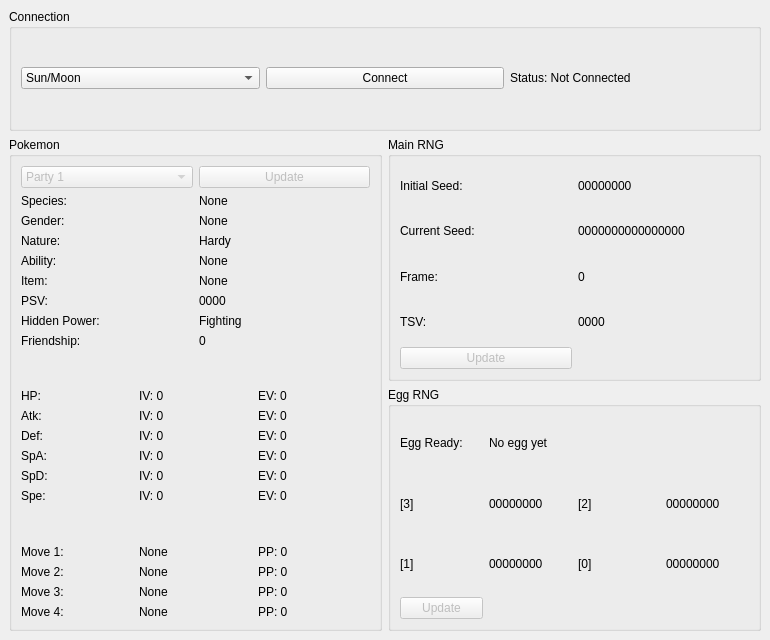
<?xml version="1.0" encoding="UTF-8"?>
<ui version="4.0">
 <class>MainWindow</class>
 <widget class="QMainWindow" name="MainWindow">
  <property name="geometry">
   <rect>
    <x>0</x>
    <y>0</y>
    <width>770</width>
    <height>640</height>
   </rect>
  </property>
  <property name="minimumSize">
   <size>
    <width>770</width>
    <height>640</height>
   </size>
  </property>
  <property name="windowTitle">
   <string>CitraRNG 1.0.0</string>
  </property>
  <widget class="QWidget" name="centralwidget">
   <layout class="QGridLayout" name="gridLayout">
    <item row="2" column="1">
     <widget class="QGroupBox" name="groupBoxEggRNG">
      <property name="sizePolicy">
       <sizepolicy hsizetype="Preferred" vsizetype="Preferred">
        <horstretch>0</horstretch>
        <verstretch>2</verstretch>
       </sizepolicy>
      </property>
      <property name="title">
       <string>Egg RNG</string>
      </property>
      <layout class="QGridLayout" name="gridLayout_4">
       <item row="1" column="0">
        <widget class="QLabel" name="labelEggSeed3">
         <property name="text">
          <string>[3]</string>
         </property>
        </widget>
       </item>
       <item row="0" column="1">
        <widget class="QLabel" name="labelEggReadyStatus">
         <property name="text">
          <string>No egg yet</string>
         </property>
        </widget>
       </item>
       <item row="0" column="0">
        <widget class="QLabel" name="labelEggReady">
         <property name="text">
          <string>Egg Ready:</string>
         </property>
        </widget>
       </item>
       <item row="1" column="1">
        <widget class="QLabel" name="labelEggSeed3Value">
         <property name="text">
          <string>00000000</string>
         </property>
        </widget>
       </item>
       <item row="2" column="1">
        <widget class="QLabel" name="labelEggSeed1Value">
         <property name="text">
          <string>00000000</string>
         </property>
        </widget>
       </item>
       <item row="1" column="3">
        <widget class="QLabel" name="labelEggSeed2Value">
         <property name="text">
          <string>00000000</string>
         </property>
        </widget>
       </item>
       <item row="1" column="2">
        <widget class="QLabel" name="labelEggSeed2">
         <property name="text">
          <string>[2]</string>
         </property>
        </widget>
       </item>
       <item row="2" column="0">
        <widget class="QLabel" name="labelEggSeed1">
         <property name="text">
          <string>[1]</string>
         </property>
        </widget>
       </item>
       <item row="2" column="3">
        <widget class="QLabel" name="labelEggSeed0Value">
         <property name="text">
          <string>00000000</string>
         </property>
        </widget>
       </item>
       <item row="2" column="2">
        <widget class="QLabel" name="labelEggSeed0">
         <property name="text">
          <string>[0]</string>
         </property>
        </widget>
       </item>
       <item row="3" column="0">
        <widget class="QPushButton" name="pushButtonUpdateEggRNG">
         <property name="enabled">
          <bool>false</bool>
         </property>
         <property name="text">
          <string>Update</string>
         </property>
        </widget>
       </item>
      </layout>
     </widget>
    </item>
    <item row="1" column="1">
     <widget class="QGroupBox" name="groupBoxMainRNG">
      <property name="sizePolicy">
       <sizepolicy hsizetype="Preferred" vsizetype="Preferred">
        <horstretch>0</horstretch>
        <verstretch>2</verstretch>
       </sizepolicy>
      </property>
      <property name="title">
       <string>Main RNG</string>
      </property>
      <layout class="QGridLayout" name="gridLayout_3">
       <item row="3" column="1">
        <widget class="QLabel" name="labelTSVValue">
         <property name="text">
          <string>0000</string>
         </property>
        </widget>
       </item>
       <item row="4" column="0">
        <widget class="QPushButton" name="pushButtonUpdateMainRNG">
         <property name="enabled">
          <bool>false</bool>
         </property>
         <property name="text">
          <string>Update</string>
         </property>
        </widget>
       </item>
       <item row="0" column="1">
        <widget class="QLabel" name="labelInitialSeedValue">
         <property name="text">
          <string>00000000</string>
         </property>
        </widget>
       </item>
       <item row="1" column="1">
        <widget class="QLabel" name="labelCurrentSeedValue">
         <property name="text">
          <string>0000000000000000</string>
         </property>
        </widget>
       </item>
       <item row="2" column="1">
        <widget class="QLabel" name="labelFrameValue">
         <property name="text">
          <string>0</string>
         </property>
        </widget>
       </item>
       <item row="0" column="0">
        <widget class="QLabel" name="labelInitialSeed">
         <property name="text">
          <string>Initial Seed:</string>
         </property>
        </widget>
       </item>
       <item row="1" column="0">
        <widget class="QLabel" name="labelCurrentSeed">
         <property name="text">
          <string>Current Seed:</string>
         </property>
        </widget>
       </item>
       <item row="2" column="0">
        <widget class="QLabel" name="labelFrame">
         <property name="text">
          <string>Frame:</string>
         </property>
        </widget>
       </item>
       <item row="3" column="0">
        <widget class="QLabel" name="labelTSV">
         <property name="text">
          <string>TSV:</string>
         </property>
        </widget>
       </item>
      </layout>
     </widget>
    </item>
    <item row="0" column="0" colspan="2">
     <widget class="QGroupBox" name="groupBoxConnection">
      <property name="sizePolicy">
       <sizepolicy hsizetype="Preferred" vsizetype="Preferred">
        <horstretch>0</horstretch>
        <verstretch>1</verstretch>
       </sizepolicy>
      </property>
      <property name="title">
       <string>Connection</string>
      </property>
      <layout class="QGridLayout" name="gridLayout_2">
       <item row="0" column="0">
        <widget class="QComboBox" name="comboBoxGameSelection">
         <property name="sizePolicy">
          <sizepolicy hsizetype="Preferred" vsizetype="Fixed">
           <horstretch>1</horstretch>
           <verstretch>0</verstretch>
          </sizepolicy>
         </property>
         <item>
          <property name="text">
           <string>Sun/Moon</string>
          </property>
         </item>
         <item>
          <property name="text">
           <string>Ultra Sun/Ultra Moon</string>
          </property>
         </item>
        </widget>
       </item>
       <item row="0" column="1">
        <widget class="QPushButton" name="pushButtonConnect">
         <property name="sizePolicy">
          <sizepolicy hsizetype="Minimum" vsizetype="Fixed">
           <horstretch>1</horstretch>
           <verstretch>0</verstretch>
          </sizepolicy>
         </property>
         <property name="text">
          <string>Connect</string>
         </property>
        </widget>
       </item>
       <item row="0" column="2">
        <widget class="QLabel" name="labelStatus">
         <property name="sizePolicy">
          <sizepolicy hsizetype="Preferred" vsizetype="Preferred">
           <horstretch>1</horstretch>
           <verstretch>0</verstretch>
          </sizepolicy>
         </property>
         <property name="text">
          <string>Status: Not Connected</string>
         </property>
        </widget>
       </item>
      </layout>
     </widget>
    </item>
    <item row="1" column="0" rowspan="2">
     <widget class="QGroupBox" name="groupBoxPokemon">
      <property name="sizePolicy">
       <sizepolicy hsizetype="Preferred" vsizetype="Preferred">
        <horstretch>0</horstretch>
        <verstretch>2</verstretch>
       </sizepolicy>
      </property>
      <property name="title">
       <string>Pokemon</string>
      </property>
      <layout class="QGridLayout" name="gridLayout_8">
       <item row="1" column="0" colspan="2">
        <layout class="QGridLayout" name="gridLayout_5">
         <item row="0" column="0">
          <widget class="QLabel" name="labelSpecies">
           <property name="text">
            <string>Species:</string>
           </property>
          </widget>
         </item>
         <item row="0" column="1">
          <widget class="QLabel" name="labelSpeciesValue">
           <property name="text">
            <string>None</string>
           </property>
          </widget>
         </item>
         <item row="1" column="0">
          <widget class="QLabel" name="labelGender">
           <property name="text">
            <string>Gender:</string>
           </property>
          </widget>
         </item>
         <item row="1" column="1">
          <widget class="QLabel" name="labelGenderValue">
           <property name="text">
            <string>None</string>
           </property>
          </widget>
         </item>
         <item row="2" column="0">
          <widget class="QLabel" name="labelNature">
           <property name="text">
            <string>Nature:</string>
           </property>
          </widget>
         </item>
         <item row="2" column="1">
          <widget class="QLabel" name="labelNatureValue">
           <property name="text">
            <string>Hardy</string>
           </property>
          </widget>
         </item>
         <item row="3" column="0">
          <widget class="QLabel" name="labelAbility">
           <property name="text">
            <string>Ability:</string>
           </property>
          </widget>
         </item>
         <item row="3" column="1">
          <widget class="QLabel" name="labelAbilityValue">
           <property name="text">
            <string>None</string>
           </property>
          </widget>
         </item>
         <item row="4" column="0">
          <widget class="QLabel" name="labelItem">
           <property name="text">
            <string>Item:</string>
           </property>
          </widget>
         </item>
         <item row="4" column="1">
          <widget class="QLabel" name="labelItemValue">
           <property name="text">
            <string>None</string>
           </property>
          </widget>
         </item>
         <item row="5" column="0">
          <widget class="QLabel" name="labelPSV">
           <property name="text">
            <string>PSV:</string>
           </property>
          </widget>
         </item>
         <item row="5" column="1">
          <widget class="QLabel" name="labelPSVValue">
           <property name="text">
            <string>0000</string>
           </property>
          </widget>
         </item>
         <item row="6" column="0">
          <widget class="QLabel" name="labelHiddenPower">
           <property name="text">
            <string>Hidden Power:</string>
           </property>
          </widget>
         </item>
         <item row="6" column="1">
          <widget class="QLabel" name="labelHiddenPowerValue">
           <property name="text">
            <string>Fighting</string>
           </property>
          </widget>
         </item>
         <item row="7" column="0">
          <widget class="QLabel" name="labelFriendship">
           <property name="text">
            <string>Friendship:</string>
           </property>
          </widget>
         </item>
         <item row="7" column="1">
          <widget class="QLabel" name="labelFriendshipValue">
           <property name="text">
            <string>0</string>
           </property>
          </widget>
         </item>
        </layout>
       </item>
       <item row="3" column="0" colspan="2">
        <layout class="QGridLayout" name="gridLayout_7">
         <item row="1" column="0">
          <widget class="QLabel" name="labelAtk">
           <property name="text">
            <string>Atk:</string>
           </property>
          </widget>
         </item>
         <item row="2" column="2">
          <widget class="QLabel" name="labelDefEV">
           <property name="text">
            <string>EV: 0</string>
           </property>
          </widget>
         </item>
         <item row="3" column="1">
          <widget class="QLabel" name="labelSpAIV">
           <property name="text">
            <string>IV: 0</string>
           </property>
          </widget>
         </item>
         <item row="3" column="0">
          <widget class="QLabel" name="labelSpA">
           <property name="text">
            <string>SpA:</string>
           </property>
          </widget>
         </item>
         <item row="2" column="1">
          <widget class="QLabel" name="labelDefIV">
           <property name="text">
            <string>IV: 0</string>
           </property>
          </widget>
         </item>
         <item row="0" column="0">
          <widget class="QLabel" name="labelHP">
           <property name="text">
            <string>HP:</string>
           </property>
          </widget>
         </item>
         <item row="3" column="2">
          <widget class="QLabel" name="labelSpAEV">
           <property name="text">
            <string>EV: 0</string>
           </property>
          </widget>
         </item>
         <item row="4" column="0">
          <widget class="QLabel" name="labelSpD">
           <property name="text">
            <string>SpD:</string>
           </property>
          </widget>
         </item>
         <item row="0" column="1">
          <widget class="QLabel" name="labelHPIV">
           <property name="text">
            <string>IV: 0</string>
           </property>
          </widget>
         </item>
         <item row="0" column="2">
          <widget class="QLabel" name="labelHPEV">
           <property name="text">
            <string>EV: 0</string>
           </property>
          </widget>
         </item>
         <item row="1" column="2">
          <widget class="QLabel" name="labelAtkEV">
           <property name="text">
            <string>EV: 0</string>
           </property>
          </widget>
         </item>
         <item row="2" column="0">
          <widget class="QLabel" name="labelDef">
           <property name="text">
            <string>Def:</string>
           </property>
          </widget>
         </item>
         <item row="1" column="1">
          <widget class="QLabel" name="labelAtkIV">
           <property name="text">
            <string>IV: 0</string>
           </property>
          </widget>
         </item>
         <item row="4" column="1">
          <widget class="QLabel" name="labelSpDIV">
           <property name="text">
            <string>IV: 0</string>
           </property>
          </widget>
         </item>
         <item row="5" column="2">
          <widget class="QLabel" name="labelSpeEV">
           <property name="text">
            <string>EV: 0</string>
           </property>
          </widget>
         </item>
         <item row="5" column="1">
          <widget class="QLabel" name="labelSpeIV">
           <property name="text">
            <string>IV: 0</string>
           </property>
          </widget>
         </item>
         <item row="4" column="2">
          <widget class="QLabel" name="labelSpDEV">
           <property name="text">
            <string>EV: 0</string>
           </property>
          </widget>
         </item>
         <item row="5" column="0">
          <widget class="QLabel" name="labelSpe">
           <property name="text">
            <string>Spe:</string>
           </property>
          </widget>
         </item>
        </layout>
       </item>
       <item row="5" column="0" colspan="2">
        <layout class="QGridLayout" name="gridLayout_6">
         <item row="0" column="0">
          <widget class="QLabel" name="labelMove1">
           <property name="text">
            <string>Move 1:</string>
           </property>
          </widget>
         </item>
         <item row="0" column="1">
          <widget class="QLabel" name="labelMove1Name">
           <property name="text">
            <string>None</string>
           </property>
          </widget>
         </item>
         <item row="0" column="2">
          <widget class="QLabel" name="labelMove1PP">
           <property name="text">
            <string>PP: 0</string>
           </property>
          </widget>
         </item>
         <item row="1" column="0">
          <widget class="QLabel" name="labelMove2">
           <property name="text">
            <string>Move 2:</string>
           </property>
          </widget>
         </item>
         <item row="1" column="1">
          <widget class="QLabel" name="labelMove2Name">
           <property name="text">
            <string>None</string>
           </property>
          </widget>
         </item>
         <item row="1" column="2">
          <widget class="QLabel" name="labelMove2PP">
           <property name="text">
            <string>PP: 0</string>
           </property>
          </widget>
         </item>
         <item row="2" column="0">
          <widget class="QLabel" name="labelMove3">
           <property name="text">
            <string>Move 3:</string>
           </property>
          </widget>
         </item>
         <item row="2" column="1">
          <widget class="QLabel" name="labelMove3Name">
           <property name="text">
            <string>None</string>
           </property>
          </widget>
         </item>
         <item row="2" column="2">
          <widget class="QLabel" name="labelMove3PP">
           <property name="text">
            <string>PP: 0</string>
           </property>
          </widget>
         </item>
         <item row="3" column="0">
          <widget class="QLabel" name="labelMove4">
           <property name="text">
            <string>Move 4:</string>
           </property>
          </widget>
         </item>
         <item row="3" column="1">
          <widget class="QLabel" name="labelMove4Name">
           <property name="text">
            <string>None</string>
           </property>
          </widget>
         </item>
         <item row="3" column="2">
          <widget class="QLabel" name="labelMove4PP">
           <property name="text">
            <string>PP: 0</string>
           </property>
          </widget>
         </item>
        </layout>
       </item>
       <item row="0" column="0">
        <widget class="QComboBox" name="comboBoxPokemon">
         <property name="enabled">
          <bool>false</bool>
         </property>
         <item>
          <property name="text">
           <string>Party 1</string>
          </property>
         </item>
         <item>
          <property name="text">
           <string>Party 2</string>
          </property>
         </item>
         <item>
          <property name="text">
           <string>Party 3</string>
          </property>
         </item>
         <item>
          <property name="text">
           <string>Party 4</string>
          </property>
         </item>
         <item>
          <property name="text">
           <string>Party 5</string>
          </property>
         </item>
         <item>
          <property name="text">
           <string>Party 6</string>
          </property>
         </item>
         <item>
          <property name="text">
           <string>Wild</string>
          </property>
         </item>
        </widget>
       </item>
       <item row="0" column="1">
        <widget class="QPushButton" name="pushButtonUpdatePokemon">
         <property name="enabled">
          <bool>false</bool>
         </property>
         <property name="text">
          <string>Update</string>
         </property>
        </widget>
       </item>
       <item row="2" column="0">
        <spacer name="verticalSpacer">
         <property name="orientation">
          <enum>Qt::Vertical</enum>
         </property>
         <property name="sizeHint" stdset="0">
          <size>
           <width>20</width>
           <height>40</height>
          </size>
         </property>
        </spacer>
       </item>
       <item row="4" column="0">
        <spacer name="verticalSpacer_2">
         <property name="orientation">
          <enum>Qt::Vertical</enum>
         </property>
         <property name="sizeHint" stdset="0">
          <size>
           <width>20</width>
           <height>40</height>
          </size>
         </property>
        </spacer>
       </item>
      </layout>
     </widget>
    </item>
   </layout>
  </widget>
  <widget class="QMenuBar" name="menubar">
   <property name="geometry">
    <rect>
     <x>0</x>
     <y>0</y>
     <width>770</width>
     <height>21</height>
    </rect>
   </property>
  </widget>
 </widget>
 <resources/>
 <connections/>
</ui>
